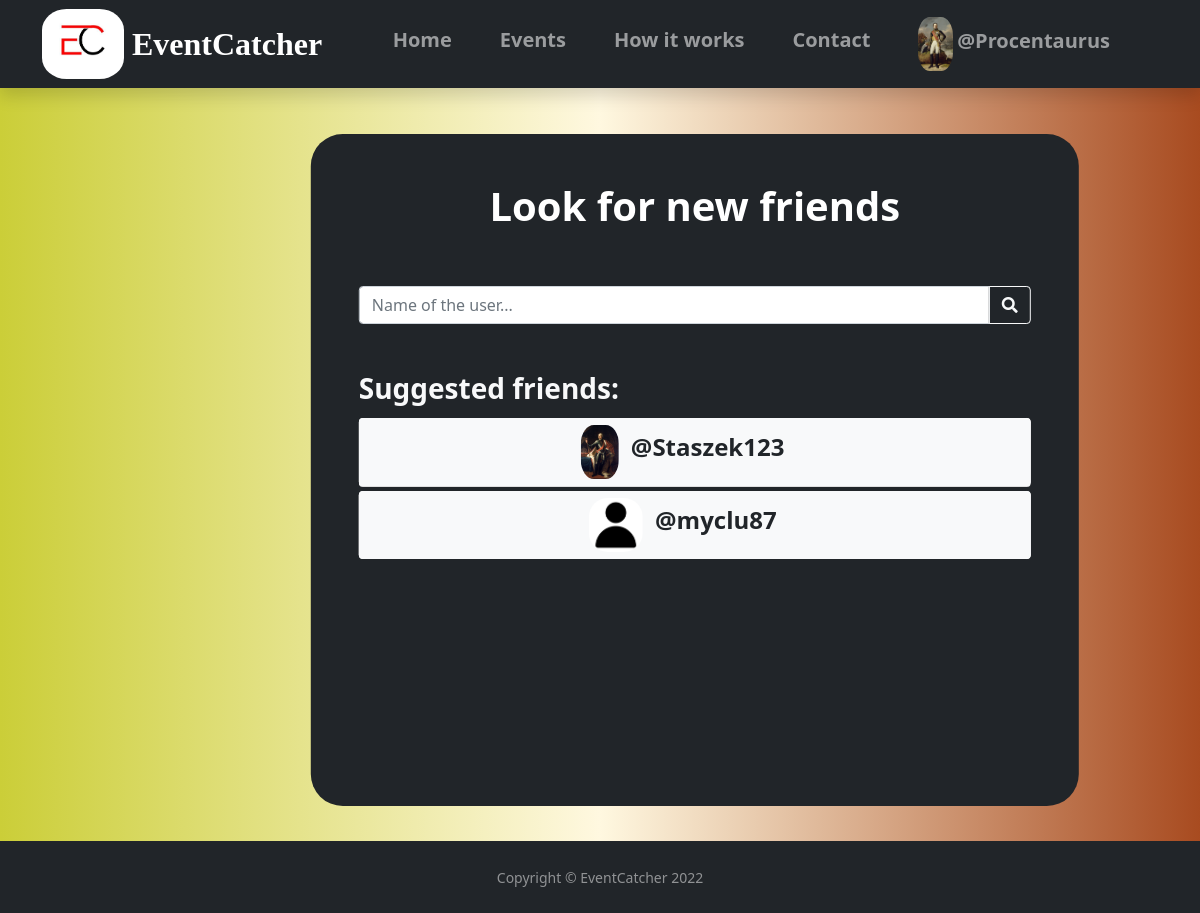
The page /lookforfriends/1/ (signed in) on the database its author committed.
### main/models.py (models this page shows, shortened)
class MyUser(AbstractBaseUser):
    def user_directory_path(instance, filename):
        return 'profileImages/user_{0}/{1}'.format(instance.id, filename)
    email = models.EmailField(max_length=50, unique=True)
    username = models.CharField(max_length=30, unique=True)
    date_joined = models.DateTimeField(verbose_name="date joined", auto_now_add=True)
    last_login = models.DateTimeField(verbose_name="last login", auto_now=True)
    hide_mail = models.BooleanField(default=True)
    phone_number = models.PositiveIntegerField(null=True, unique=True, validators=[MinValueValidator(111111111), MaxValueValidator(999999999)])
    friends = models.ManyToManyField('self', blank=True)
    image = models.ImageField(null=True, blank=True, upload_to=user_directory_path, default="model.png")
    is_admin = models.BooleanField(default=False)
    is_active = models.BooleanField(default=True)
    is_superuser = models.BooleanField(default=False)
    is_staff = models.BooleanField(default=False)
    USERNAME_FIELD = 'email'
    REQUIRED_FIELDS = ['username']
    objects = MyUserManager()
    def __str__(self):
        return self.username

### main/decorators.py (the view)
    def wrapper_func(request, *args, **kwargs):
        if not request.user.is_authenticated:
            return redirect('home')
        else:
           return view_func(request, *args, **kwargs)

### main/templates/main/lookforfriends.html (shortened to what this page needs)
{% extends 'main.html' %}
{% load static %}
{% block content %}
    <main class="create-room layout mt-5">
      <div class="container">
        <div class="layout__box bg-dark">
            <h1 class="text-center text-white fw-bold mt-5 mb-2">Look for new friends</h1>
            <div class="mx-5">
              <form method="POST" action="">
                <div class="d-flex justify-content-center">
                    <div class="input-group mt-5">
                        <input id="users" name="users" onkeyup="searchUsers()" type="text" class="form-control" placeholder="Name of the user..." aria-label="Recipient's username" aria-describedby="button-addon2">
                        <button class="btn btn-outline-light" type="submit" id="buttonMain"><i class="fas fa-search"></i></button>
                    </div>
                </div>
              <form>
              <h3 class="fw-bold text-light mt-5">Suggested friends:</h3>
              <ul class="list-group list-group-flush mt-1">
                {% for friend in friendsForFriends %}
                <li class="list-group-item rounded p-0 mt-1">
                  <div class="d-grid">
                    <button type="button" class="btn btn-light rounded" id="{{friend.username}}">
                      <img class="avatar" src="{{friend.image.url}}">
                      <span id="{{friend.username}}" class="text-nowrap fs-4 me-4 ms-2 fw-bold text-dark">@{{friend.username}}</span>
                    </button>
                  </div>
                </li>
                {% endfor %}
              </ul>
            </div>
          </div>
        </div>
    </main>
{% endblock content %}

### templates/navbar.html (shortened to what this page needs)
{% load static %}
<section>
    <nav class="navbar navbar-expand-lg navbar-dark bg-dark shadow fixed-top p-1">
        <div class="container">
        <a class="navbar-brand me-2" href="#">
            <img id="logoimg" src="{% static 'images/logo.jpg' %}" alt="LOGO" id="logo">
        </a>
        <a class="navbar-brand" href="#"><span id="logofont">EventCatcher</span></a>
        <div class="collapse navbar-collapse" id="navbarResponsive">
            <ul class="navbar-nav ms-auto">
                <li class="nav-item mx-3 mt-2">
                    <a class="nav-link" href="{% url 'home' %}"><span class="fw-bold fs-5">Home</span></a>
                </li>
                <li class="nav-item mx-3  mt-2">
                    <a class="nav-link" href="{% url 'eventshowdown' %}"><span class="fw-bold fs-5">Events</span></a>
                </li>
                <li class="nav-item mx-3  mt-2">
                    <a class="nav-link" href="#"><span class="fw-bold fs-5">How it works</span></a>
                </li>
                <li class="nav-item mx-3  mt-2">
                    <a class="nav-link" href="#"><span class="fw-bold fs-5">Contact</span></a>
                </li>
                {% if request.user.is_authenticated %}
                <li class="nav-item mx-3">
                    <a class="nav-link" href="{% url 'userprofile' request.user.id %}">
                        <img class="avatar" src="{{ request.user.image.url }}">
                        <span id="navusername" class="text-nowrap fs-5 me-4 fw-bold">@{{request.user}}</span>
                    </a>
                </li>
                {% endif %}
            </ul>
        </div>
    </nav>
    <div style="height:86px;"></div>
</section>

### static/css/main.css (style rules this page uses)
#logofont { font-family:'Times New Roman', Times, serif; font-weight: 900; font-size: 32px; }
#logoimg { border-radius: 30%; max-height: 70px; padding: 0; }
body { background-color: white; background-image: linear-gradient(to right, #cbce38 ,#fff8e0, #a84b20); }
.avatar { max-width: 54px; max-height:54px; margin: 0; border-radius: 35%; }
.layout__box { width: 90%; max-width: 48rem; min-height: 42rem; transform: translate(35%); border-radius: 2rem; overflow: hidden; margin-bottom: 35px; }

### rows shown on the page
MyUser: user.image (picture), user "Procentaurus"
MyUser: image (picture), username "Staszek123"
MyUser: image (picture), username "myclu87"
